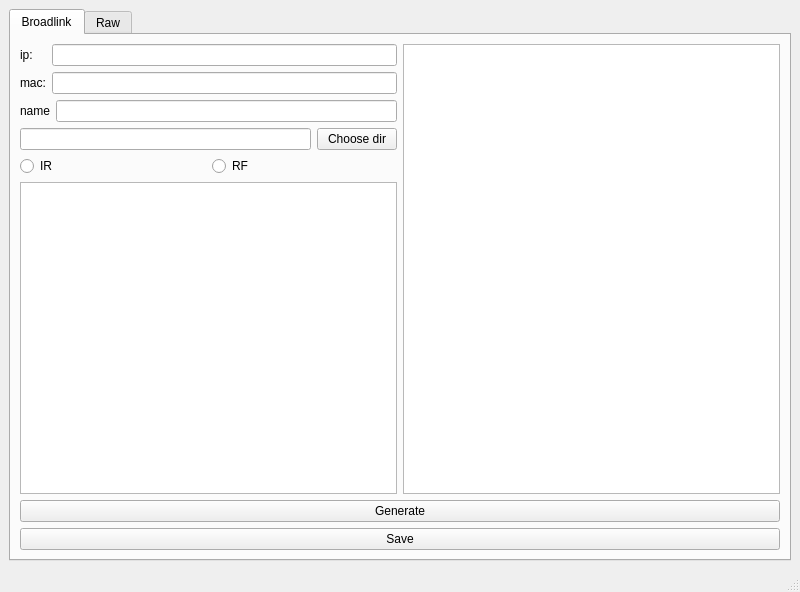
<?xml version="1.0" encoding="UTF-8"?>
<ui version="4.0">
 <class>MainWindow</class>
 <widget class="QMainWindow" name="MainWindow">
  <property name="geometry">
   <rect>
    <x>0</x>
    <y>0</y>
    <width>800</width>
    <height>592</height>
   </rect>
  </property>
  <property name="windowTitle">
   <string>MainWindow</string>
  </property>
  <widget class="QWidget" name="centralwidget">
   <layout class="QVBoxLayout" name="verticalLayout">
    <item>
     <widget class="QTabWidget" name="tabWidget">
      <property name="currentIndex">
       <number>0</number>
      </property>
      <widget class="QWidget" name="tab">
       <attribute name="title">
        <string>Broadlink</string>
       </attribute>
       <layout class="QVBoxLayout" name="verticalLayout_6">
        <item>
         <layout class="QVBoxLayout" name="verticalLayout_3">
          <item>
           <layout class="QHBoxLayout" name="horizontalLayout_8">
            <item>
             <layout class="QVBoxLayout" name="verticalLayout_2">
              <item>
               <layout class="QHBoxLayout" name="horizontalLayout">
                <item>
                 <widget class="QLabel" name="label">
                  <property name="text">
                   <string>ip:    </string>
                  </property>
                 </widget>
                </item>
                <item>
                 <widget class="QLineEdit" name="lineEditIp"/>
                </item>
               </layout>
              </item>
              <item>
               <layout class="QHBoxLayout" name="horizontalLayout_2">
                <item>
                 <widget class="QLabel" name="label_2">
                  <property name="text">
                   <string>mac:</string>
                  </property>
                 </widget>
                </item>
                <item>
                 <widget class="QLineEdit" name="lineEditMac"/>
                </item>
               </layout>
              </item>
              <item>
               <layout class="QHBoxLayout" name="horizontalLayout_4">
                <item>
                 <widget class="QLabel" name="label_4">
                  <property name="text">
                   <string>name</string>
                  </property>
                 </widget>
                </item>
                <item>
                 <widget class="QLineEdit" name="lineEditName"/>
                </item>
               </layout>
              </item>
              <item>
               <layout class="QHBoxLayout" name="horizontalLayout_3">
                <item>
                 <widget class="QLineEdit" name="lineEditFile"/>
                </item>
                <item>
                 <widget class="QPushButton" name="btnDir">
                  <property name="text">
                   <string>Choose dir</string>
                  </property>
                 </widget>
                </item>
               </layout>
              </item>
              <item>
               <layout class="QHBoxLayout" name="horizontalLayout_7">
                <item>
                 <widget class="QRadioButton" name="radioIr">
                  <property name="text">
                   <string>IR</string>
                  </property>
                 </widget>
                </item>
                <item>
                 <widget class="QRadioButton" name="radioRf">
                  <property name="text">
                   <string>RF</string>
                  </property>
                 </widget>
                </item>
               </layout>
              </item>
              <item>
               <widget class="QTextEdit" name="textEditCode"/>
              </item>
             </layout>
            </item>
            <item>
             <widget class="QTextEdit" name="textEditLog"/>
            </item>
           </layout>
          </item>
          <item>
           <widget class="QPushButton" name="btnGen">
            <property name="text">
             <string>Generate</string>
            </property>
           </widget>
          </item>
          <item>
           <widget class="QPushButton" name="btnSave">
            <property name="text">
             <string>Save</string>
            </property>
           </widget>
          </item>
         </layout>
        </item>
       </layout>
      </widget>
      <widget class="QWidget" name="tab_2">
       <attribute name="title">
        <string>Raw</string>
       </attribute>
       <layout class="QVBoxLayout" name="verticalLayout_5">
        <item>
         <layout class="QHBoxLayout" name="horizontalLayout_6">
          <item>
           <layout class="QVBoxLayout" name="verticalLayout_4">
            <item>
             <layout class="QHBoxLayout" name="horizontalLayout_5">
              <item>
               <widget class="QLabel" name="label_3">
                <property name="text">
                 <string>Broadlink code :</string>
                </property>
               </widget>
              </item>
              <item>
               <widget class="QLineEdit" name="lineEditBr"/>
              </item>
             </layout>
            </item>
            <item>
             <widget class="QTextEdit" name="textEditCodeRaw"/>
            </item>
           </layout>
          </item>
          <item>
           <widget class="QTextEdit" name="textEditLogRaw"/>
          </item>
         </layout>
        </item>
        <item>
         <widget class="QPushButton" name="btnGenRaw">
          <property name="text">
           <string>Generate</string>
          </property>
         </widget>
        </item>
       </layout>
      </widget>
     </widget>
    </item>
   </layout>
  </widget>
  <widget class="QMenuBar" name="menubar">
   <property name="geometry">
    <rect>
     <x>0</x>
     <y>0</y>
     <width>800</width>
     <height>25</height>
    </rect>
   </property>
  </widget>
  <widget class="QStatusBar" name="statusbar"/>
 </widget>
 <resources/>
 <connections/>
</ui>
